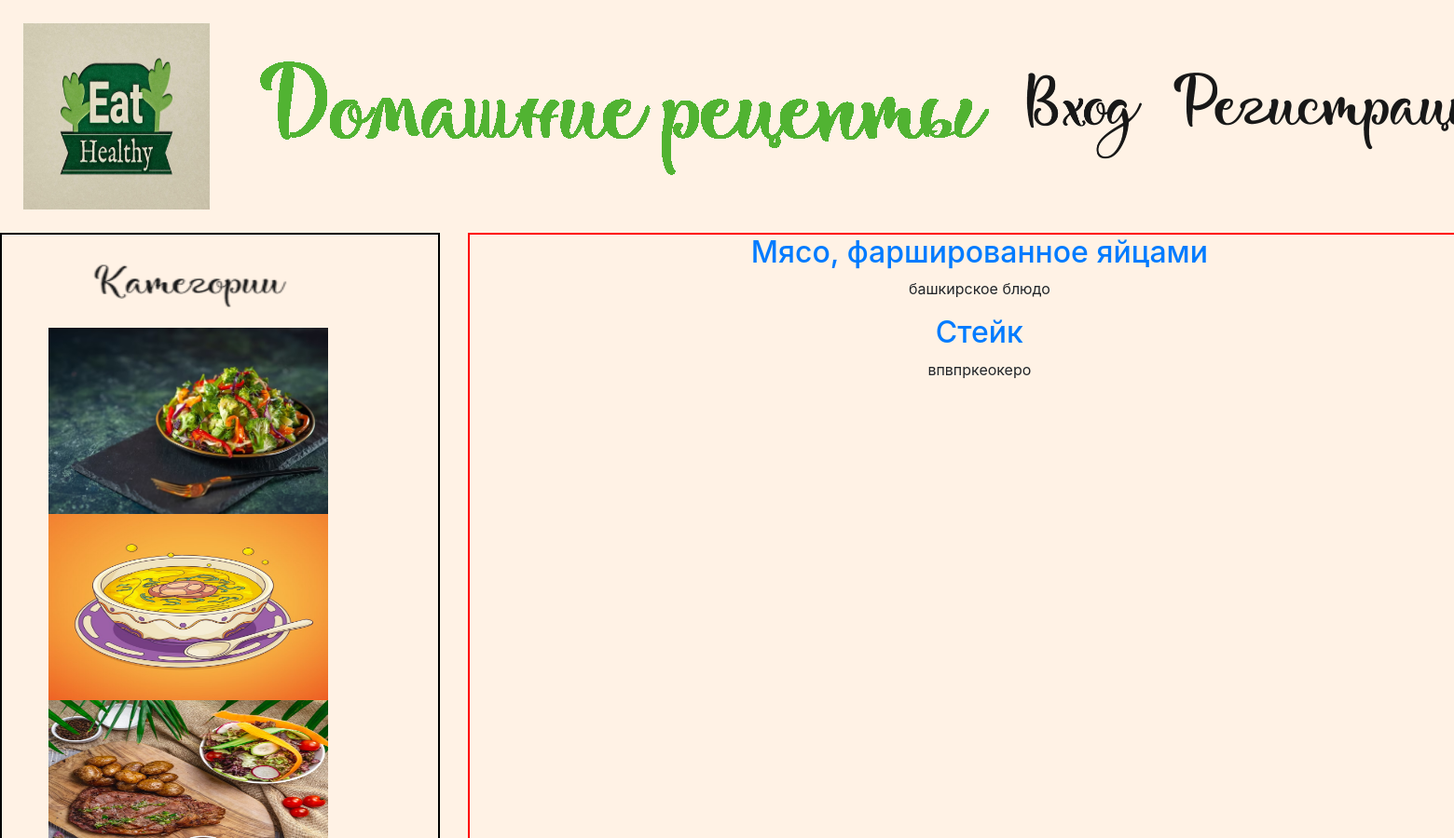
Before: /category/3 (upper part) with the older database file.
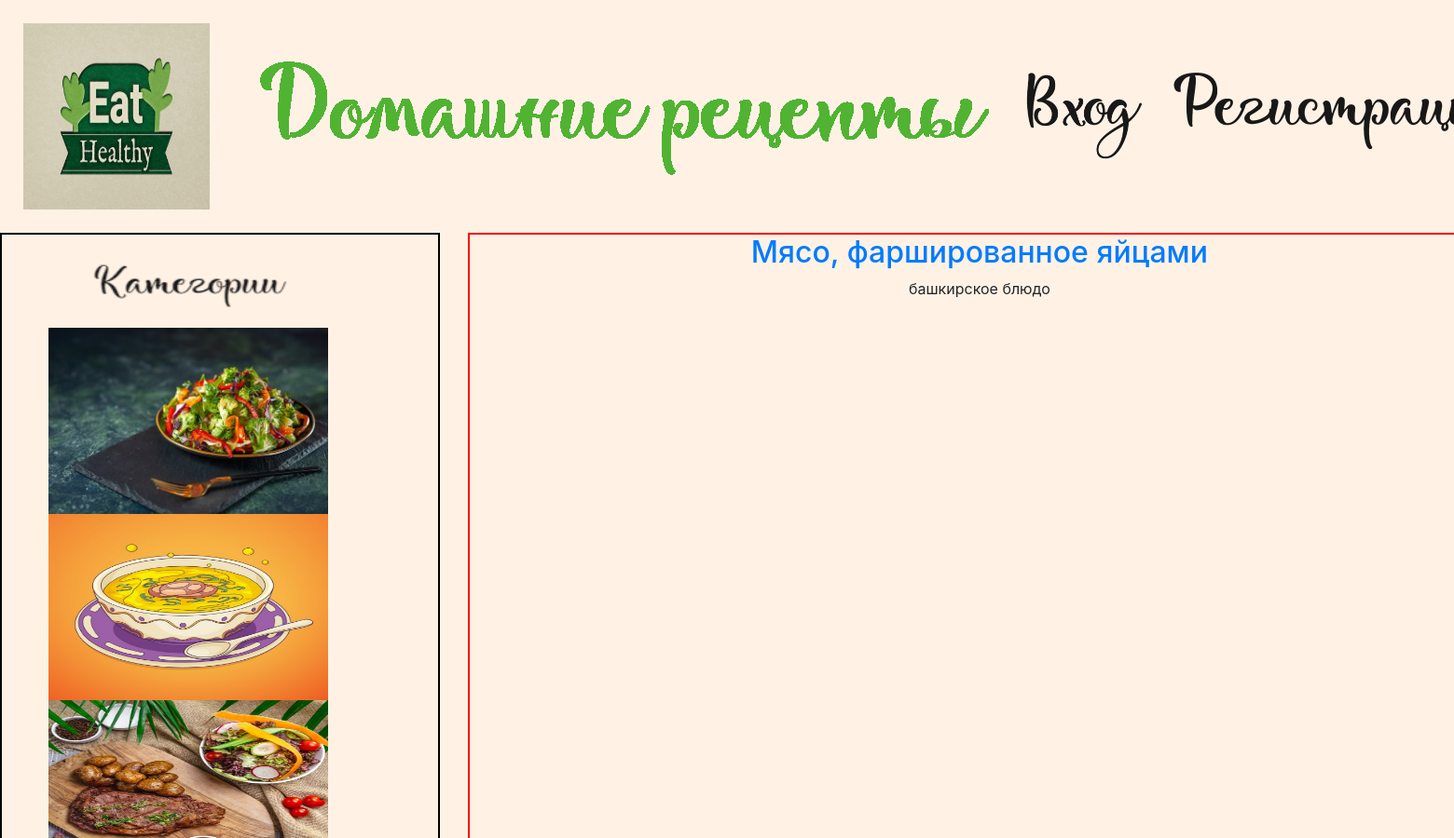
After: the same page with the newer database file.
### recipe_site/models.py (models this page shows, shortened)
class Recipe(models.Model):
    name = models.CharField(max_length=50)
    description = models.TextField(max_length=1000)
    cook_steps = models.TextField(max_length=2000)
    cook_time = models.IntegerField()
    image = models.ImageField(upload_to='recipe_images', blank=True)
    ingredients = models.TextField(max_length=1000, blank=True)
    author = models.ForeignKey(User, on_delete=models.CASCADE)
    category = models.ForeignKey(Category, on_delete=models.CASCADE)
    class Meta:
        verbose_name = 'Рецепт'
        verbose_name_plural = 'Рецепты'

### recipe_site/views.py (the view)
# urls.py: path('category/<int:category_id>', views.recipes_by_category, name='Recipe by category'),
def recipes_by_category(request, category_id):
    category = get_object_or_404(Category, id=category_id)
    context = {
        'title': f'Рецепты по категории: {category}',
        'recipe': Recipe.objects.filter(category=category).all()
    }
    return render(request, 'recipe_site/recipe_list.html', context)

### recipe_site/models.py (called while the page is built)
    def __str__(self):
        return f'Category: {self.title}'

### recipe_site/templates/recipe_site/recipe_list.html (shortened to what this page needs)
{% extends 'recipe_site/base.html' %}
{% block content %}
   {% for i in recipe %}
       <div  style="display:flex; align-items: center; flex-direction: column">
            <a style="text-decoration: none;" href="{% url 'Recipe' i.id %}"><h2>{{ i.name }}</h2></a>
            <p> {{ i.description }}</p>
       </div>
   {% endfor %}
{% endblock %}

### recipe_site/templates/recipe_site/base.html (shortened to what this page needs)
{% load static %}
<!DOCTYPE html>
<html>
<head>
    <link rel="stylesheet" href="{% static 'recipe_site/css/style.css' %}">
    <link rel="stylesheet" href="https://cdn.jsdelivr.net/npm/bootstrap@4.0.0/dist/css/bootstrap.min.css"
>
</head>
<body>
<header class="header" style="display: flex; justify-content: space-around;">
    <a href="{% url 'Home' %}">
        <img class="logo" src="{% static 'recipe_site/logo.png' %}">
    </a>
    <a href="{% url 'Create recipe' %}">
        <img class="name" src="{% static 'recipe_site/name.png' %}">
    </a>
    {% if user.is_authenticated %}
        <a style="text-decoration: none; font-size: 40px;" href="{% url 'profile' user.id %}">
            <p>{{ user.username }}</p>
        </a>
        <a href="{% url 'logout' %}"><img style="height: 100px; width: 150px;" class="exit"
                                          src="{% static 'recipe_site/exit.png' %}"></a>
    {% else %}
        <a href="{% url 'login' %}"><img class="vhod" src="{% static 'recipe_site/vhod.png' %}"></a>
        <a href="{% url 'reg' %}"><img class="reg" src="{% static 'recipe_site/reg.png' %}"></a>
    {% endif %}
</header>
<content class="content" style="display: flex; width: 1600px; gap:30px; background-color: #fff2e5;">
    <div class="box_category"
         style=" display: flex; flex-direction: column; width: 30%; background-color: #fff2e5; padding-left: 50px">
        <img class="Category" style="height: 100px; width: 300px" src="{% static 'recipe_site/category.png' %}">
        <a href="{% url 'Recipe by category' 1 %}"><img class="Category_1" style="height: 200px; width: 300px"
                                                        src="{% static 'recipe_site/salats.png' %}"></a>
        <a href="{% url 'Recipe by category' 2 %}"><img class="Category_5" style="height: 200px; width: 300px"
                                                        src="{% static 'recipe_site/soups.png' %}"></a>
        <a href="{% url 'Recipe by category' 3 %}"><img class="Category_2" style="height: 200px; width: 300px"
                                                        src="{% static 'recipe_site/meat_dishes.png' %}"></a>
    </div>
    <div class="box_recipe" style="width:70%; background-color: #fff2e5;">
        {% block content %}
        {% endblock %}
    </div>
</content>
</body>
</html>

### recipe_site/static/recipe_site/css/style.css (style rules this page uses)
* { margin: 0; padding: 0; }
.header { background-color: #fff2e5; height: 250px; display: flex; align-items: center; justify-content: space-around; gap: 20px; }
.logo { margin: 25px; height:200px; width:200px; }
.vhod { height: 100px; }
.reg { height: 100px; }
.content { display: flex; }
.box_category { width: 30%; border: black 2px solid; }
.box_recipe { border: red 2px solid; }

Changed rows visible on the page:
removed Recipe: name "Стейк", description "впвпркеокеро"
